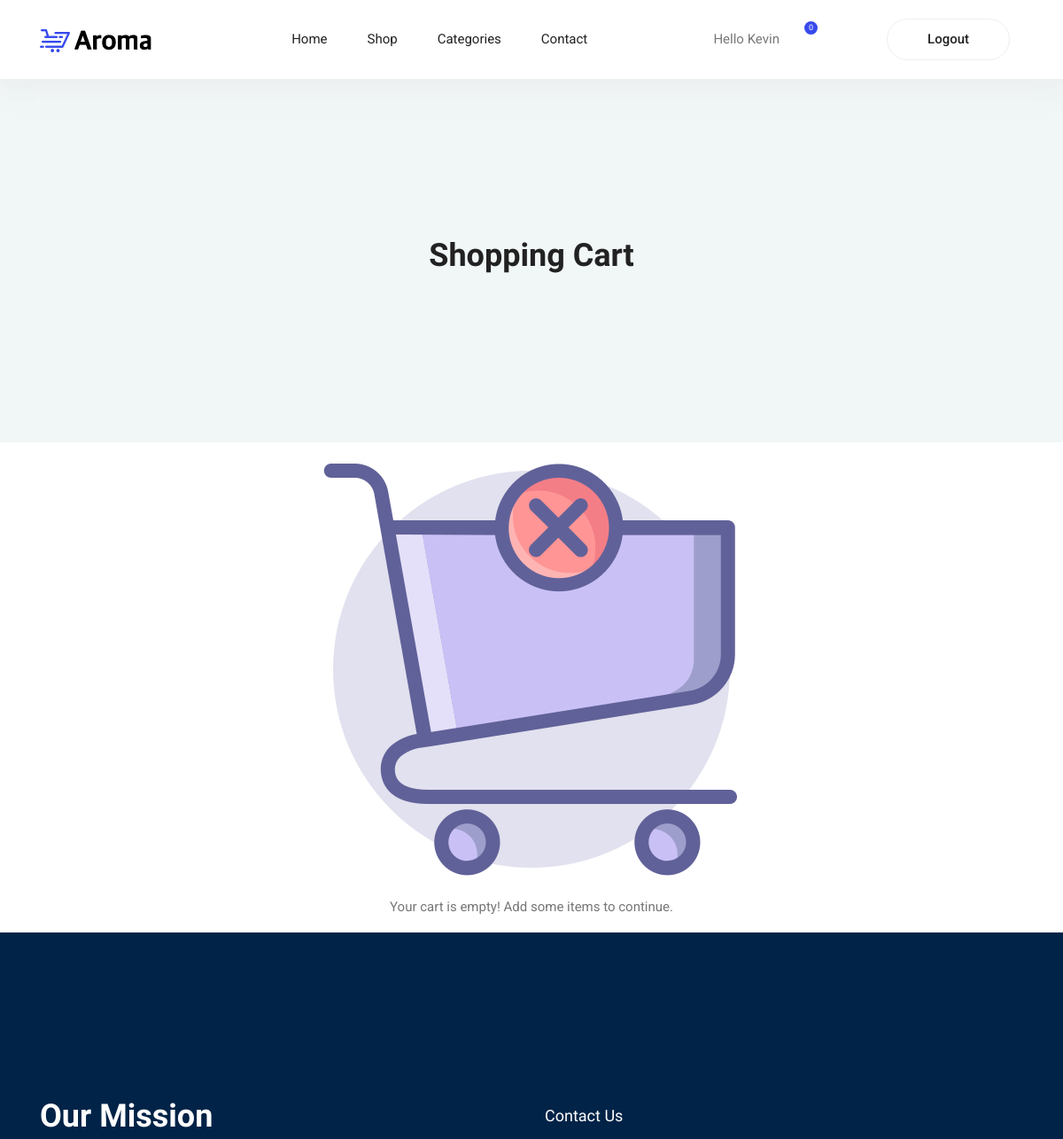
Before: /user/cart/ (signed in, upper part) with the older database file.
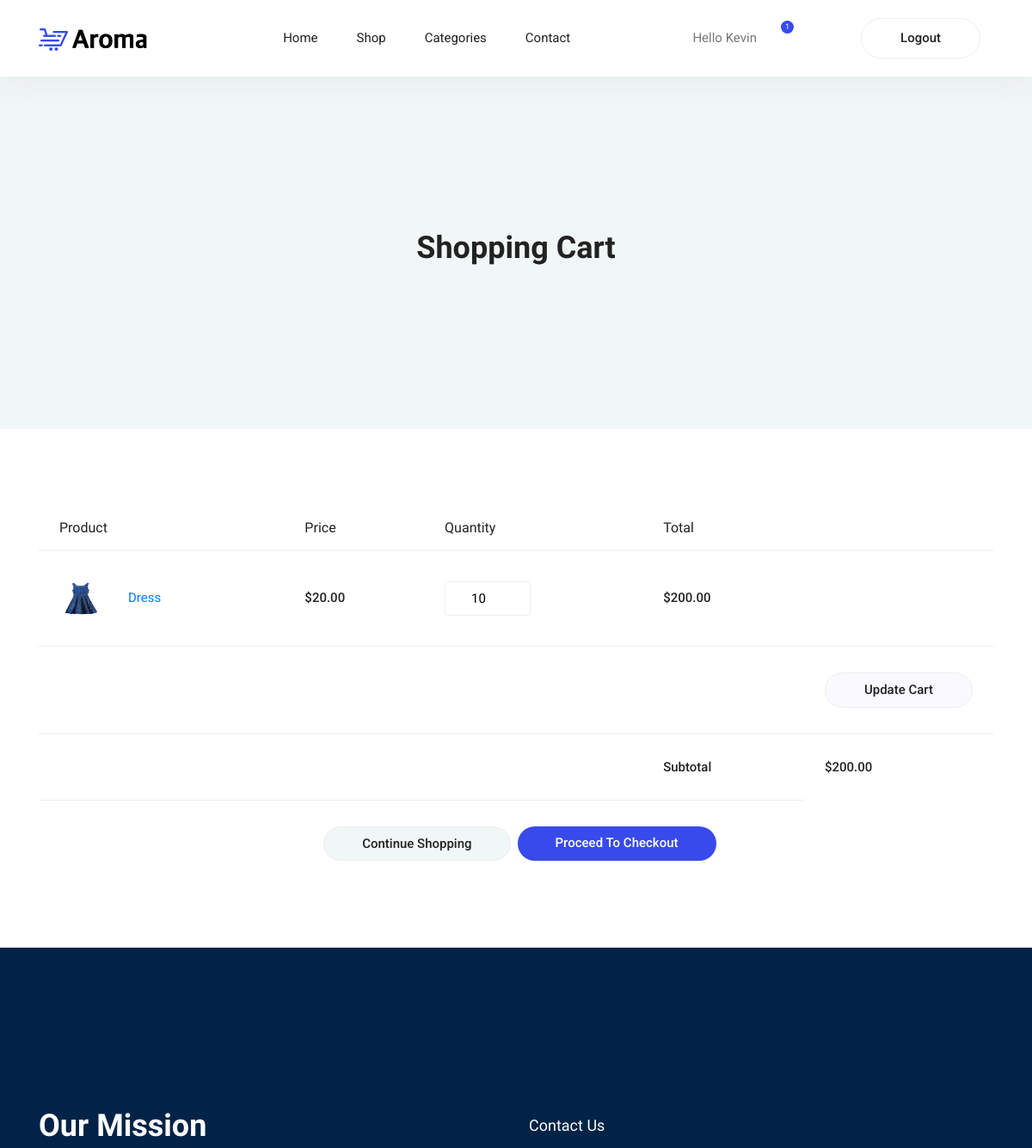
After: the same page with the newer database file.
### siteadmin/models.py (models this page shows, shortened)
class User(models.Model):
    name = models.CharField(max_length=100, unique=True)
    email = models.EmailField()
    password = models.CharField(max_length=100)

class CartItem(models.Model):
    product = models.ForeignKey(Product, on_delete=models.CASCADE)
    quantity = models.IntegerField()
    user = models.ForeignKey(User, on_delete=models.CASCADE)

class Product(models.Model):
    name = models.CharField(max_length=100)
    price = models.DecimalField(decimal_places=2,max_digits=9)
    category = models.ForeignKey(to=Category, on_delete=models.CASCADE, null=True)
    image = models.ImageField(upload_to='products', default='products/null.jpg')
    details = models.TextField(default='Product details will be added later.')

### user/views.py (the view)
# urls.py: path("cart/", views.cart, name="cart"),
def cart(request):
    user = get_user(request)
    if user == None:
        return redirect('user:login')
    cart_items = CartItem.objects.filter(user = user)
    subtotal = 0
    for cart_item in cart_items:
        cart_item.total = cart_item.product.price * cart_item.quantity
        subtotal += cart_item.product.price * cart_item.quantity
    if request.method == 'POST':
        for cart_item in cart_items:
            user_quantity = request.POST[str(cart_item.id) + '-qty']
            cart_item.quantity = user_quantity
            cart_item.save()
        return redirect('user:cart')
    context = {
        'cart_items':  cart_items,
        'subtotal': subtotal
    }
    pass_user_details(request, context)
    return render(request, 'user/cart.html', context)

### user/views.py (called while the page is built)
def get_user(request):
    try:
        user = User.objects.get(name = request.session.get('username'))
        return user
    except ObjectDoesNotExist:
        return None

def pass_user_details(request, context):
    username = request.session.get('username')
    context['username'] = username
    user = User.objects.filter(name = username).first()
    cart_items_count = CartItem.objects.filter(user = user).count()
    context['cart_items_count'] = cart_items_count

### templates/user/cart.html (shortened to what this page needs)
{% extends 'user/home.html' %}
{% load static %}
{% block content %}
<section class="blog-banner-area" id="category">
    <div class="container h-100">
        <div class="blog-banner">
            <div class="text-center">
                <h1>Shopping Cart</h1>
            </div>
        </div>
</div>
</section>
{% if cart_items %}
<section class="cart_area">
  <div class="container">
      <div class="cart_inner">
          <div class="table-responsive">
              <table class="table">
                  <thead>
                      <tr>
                          <th scope="col">Product</th>
                          <th scope="col">Price</th>
                          <th scope="col">Quantity</th>
                          <th scope="col">Total</th>
                      </tr>
                  </thead>
                  <tbody>
                    <form action="" method="post">
                      {% for cart_item in cart_items %}
                      <tr>
                          <td>
                              <div class="media">
                                  <div class="d-flex">
                                      <img src="{{cart_item.product.image.url}}" alt="" height="50" width="50">
                                  </div>
                                  <div class="media-body">
                                      <a href="{% url 'user:product' cart_item.product.id %}">{{cart_item.product.name}}</a>
                                  </div>
                              </div>
                          </td>
                          <td>
                              <h5>${{cart_item.product.price}}</h5>
                          </td>
                          <td>
                              <div class="product_count">
                                  <input type="number" name="{{cart_item.id}}-qty" value="{{cart_item.quantity}}" min="1" class="input-text qty" required>
                              </div>
                          </td>
                          <td>
                              <h5>${{cart_item.total}}</h5>
                          </td>
                          <td>
                            <a href="{% url 'user:delete_from_cart' cart_item.id %}"><i class="ti-trash" style="font-size: 2rem; color: red;"></i></a>
                          </td>
                      </tr>
                      {% endfor %}
                      <tr class="bottom_button">
                          <td>
                          </td>
                          <td>
                          </td>
                          <td>
                          </td>
                          <td>
                          </td>
                          <td>
                            <input type="submit" class="button" value="Update Cart">
                          </td>
                      </tr>
                    </form>
                      <tr>
                          <td>
                          </td>
                          <td>
                          </td>
                          <td>
                          </td>
                          <td>
                              <h5>Subtotal</h5>
                          </td>
                          <td>
                              <h5>${{subtotal}}</h5>
                          </td>
                      </tr>
                      <tr class="out_button_area">
                          <td class="d-none-l">
                          </td>
                          <td>
                              <div class="checkout_btn_inner d-flex align-items-center">
                                  <a class="gray_btn" href="{% url 'user:shop' %}">Continue Shopping</a>
                                  <a class="primary-btn ml-2" href="{% url 'user:checkout' %}">Proceed to checkout</a>
                              </div>
                          </td>
                      </tr>
                  </tbody>
              </table>
          </div>
      </div>
  </div>
</section>
{% else %}
<div class="container d-flex justify-content-center">
    <div>
        <img src="{% static 'img/emptycart.png' %}" alt="Empty shopping cart">
        <p class="text-center">Your cart is empty! Add some items to continue.</p>
    </div>
</div>
{% endif %}
{% endblock %}

### templates/user/home.html (shortened to what this page needs)
{% load static %}
<!DOCTYPE html>
<html lang="en">
<head>
  <link rel="stylesheet" href="{% static 'vendors/bootstrap/bootstrap.min.css' %}">
  <link rel="stylesheet" href="{% static 'vendors/fontawesome/css/all.min.css' %}">
	<link rel="stylesheet" href="{% static 'vendors/themify-icons/themify-icons.css' %}">
  <link rel="stylesheet" href="{% static 'vendors/nice-select/nice-select.css' %}">
  <link rel="stylesheet" href="{% static 'vendors/owl-carousel/owl.theme.default.min.css' %}">
  <link rel="stylesheet" href="{% static 'vendors/owl-carousel/owl.carousel.min.css' %}">
  <link rel="stylesheet" href="{% static 'css/style.css' %}">
</head>
<body>
  {% block header %}
	<header class="header_area">
    <div class="main_menu">
      <nav class="navbar navbar-expand-lg navbar-light">
        <div class="container">
          <a class="navbar-brand logo_h" href="{% url 'user:home' %}"><img src="{% static 'img/logo.png' %}" alt=""></a>
          <div class="collapse navbar-collapse offset" id="navbarSupportedContent">
            <ul class="nav navbar-nav menu_nav ml-auto mr-auto">
              <li class="nav-item {% block homelink %}active{% endblock%}"><a class="nav-link" href="{% url 'user:home' %}">Home</a></li>
              <li class="nav-item {% block shoplink %}{% endblock%}"><a class="nav-link" href="{% url 'user:shop' %}">Shop</a></li>
              <li class="nav-item {% block categorylink %}{% endblock%}"><a class="nav-link" href="{% url 'user:categories' %}">Categories</a></li>
              <li class="nav-item {% block contactlink %}{% endblock contactlink %}"><a class="nav-link" href="{% url 'user:contact' %}">Contact</a></li>
            </ul>
            <ul class="nav-shop">
              {% if not username %}
              <li class="nav-item"><a class="button button-header" href="{% url 'user:login' %}">Login</a></li>
              <li class="nav-item" style="margin: 0;"><a class="button button-header" href="{% url 'user:register' %}">Register</a></li>
              {% else %}
              <li>Hello {{username}}</li>
              <li class="nav-item"><a href="{% url 'user:cart' %}"><button><i class="ti-shopping-cart"></i><span class="nav-shop__circle">{{cart_items_count}}</span></button></a></li>
              <li class="nav-item"><a href="{% url 'user:account' %}"><i class="ti-user"></i></a> </li>
              <li class="nav-item"><a class="button button-header" href="{% url 'user:logout' %}">Logout</a></li>
              {% endif %}
            </ul>
          </div>
        </div>
      </nav>
    </div>
  </header>
  {% endblock %}
  {% block content %}{% endblock %}
  {% block footer %}
	<footer class="footer">
		<div class="footer-area">
			<div class="container">
				<div class="row">
					<div class="col-lg-6 col-md-6 col-sm-6">
						<div class="single-footer-widget tp_widgets">
							<h4 class="footer_title large_title">Our Mission</h4>
						</div>
					</div>
					<div class="col-lg-6 col-md-6 col-sm-6">
						<div class="single-footer-widget tp_widgets">
							<h4 class="footer_title">Contact Us</h4>
						</div>
					</div>
				</div>
			</div>
		</div>
	</footer>
  {% endblock %}
</body>
</html>

Changed rows visible on the page:
added CartItem: product.image (picture), product.name "Dress", product.price "20.00", quantity "10", total "200.00"
Other visible differences:
{{ cart_items_count }}: "0" → "1"
form field value: (not shown) → "Update Cart"
{{ subtotal }}: (not shown) → "200.00"
text no longer shown: "Your cart is empty! Add some items to continue."
text now shown: "Product Price Quantity Total Subtotal $ Continue Shopping Proceed To Checkout"
